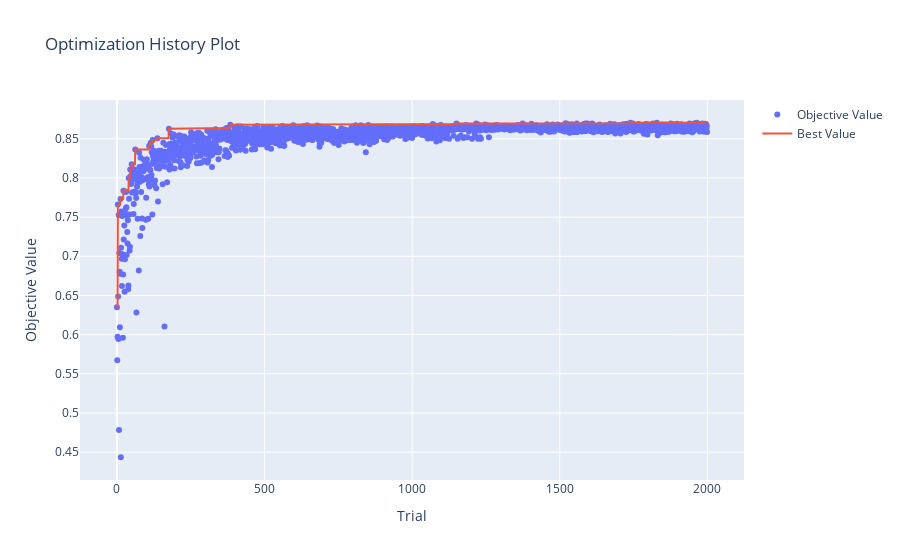

The code cell stored with this chart in its notebook:
### Code cell
if os.path.exists('data/bin_xgb_study.pkl'):
    bin_xgb_study = joblib.load('data/bin_xgb_study.pkl')

print(f'best rmse : {bin_xgb_study.best_trial.value}\nbest params : {bin_xgb_study.best_trial.params}')
optuna.visualization.plot_optimization_history(bin_xgb_study)

### Figure 1 — Plotly figure (JSON) as saved in the notebook; plotly's stock layout.template omitted (floating-point values rounded to 4 significant figures; data arrays with more than 128 entries replaced by an {"elided": "..."} marker saying what was removed)
{"data": [{"mode": "markers", "name": "Objective Value", "type": "scatter", "x": {"elided": "2000 int values"}, "y": {"elided": "2000 float values"}}, {"name": "Best Value", "type": "scatter", "x": {"elided": "2000 int values"}, "y": {"elided": "2000 float values"}}], "layout": {"title": {"text": "Optimization History Plot"}, "xaxis": {"title": {"text": "Trial"}}, "yaxis": {"title": {"text": "Objective Value"}}}}
